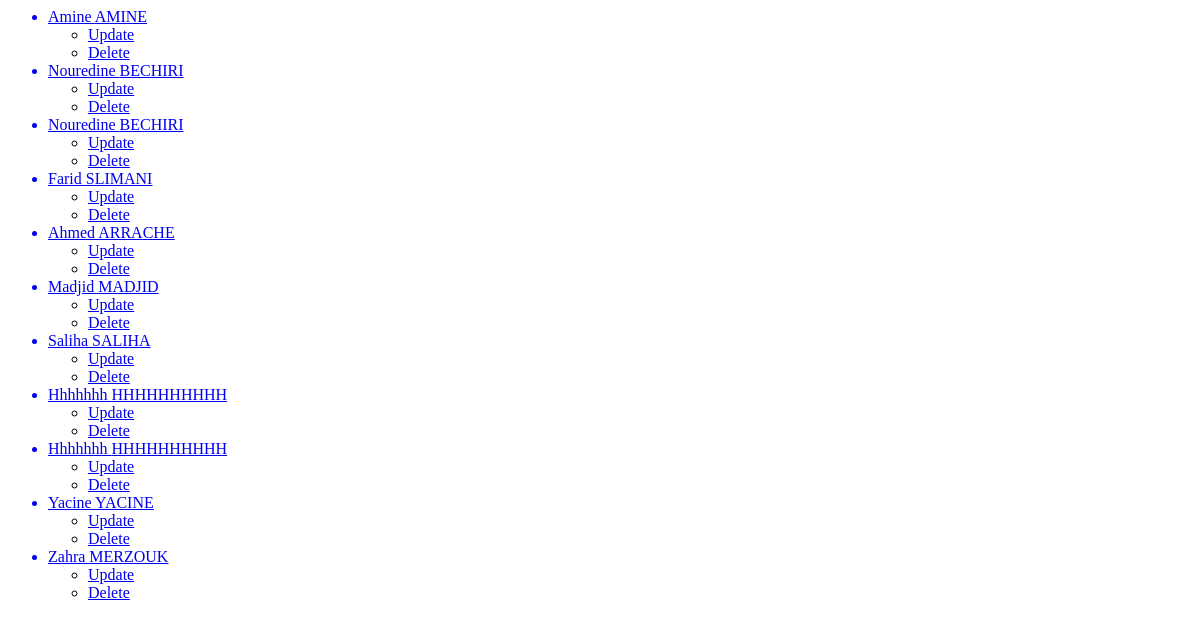
The app's page /accounts/list-user, older data.
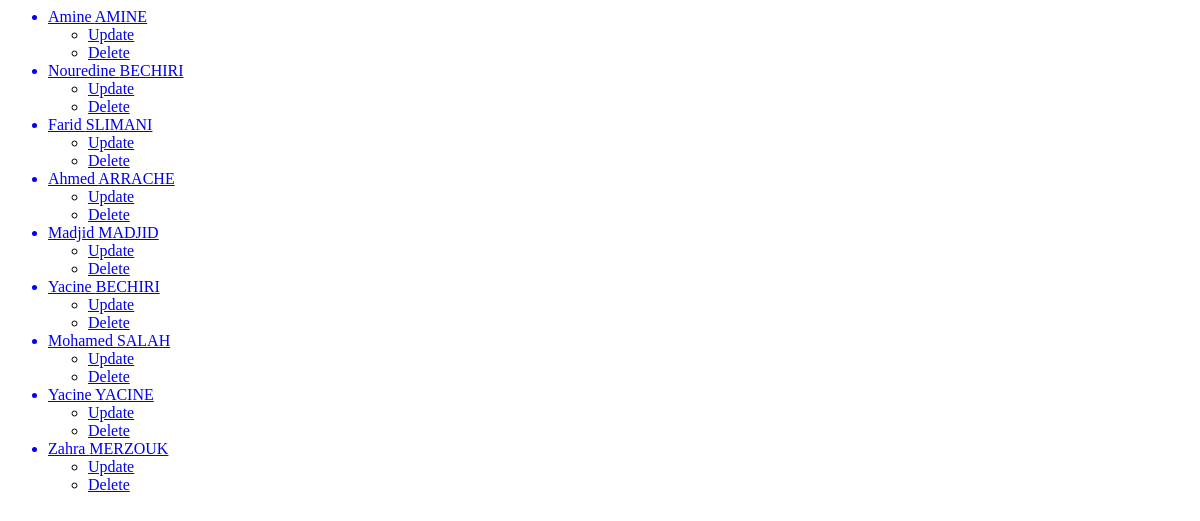
The same page, newer data.
### accounts/models.py (models this page shows)
class User(models.Model):
    first_name = models.CharField(max_length=50)
    last_name = models.CharField(max_length=50)
    age = models.IntegerField()

### accounts/views.py (the view)
# urls.py: path('list-user', views.ListUser.as_view(), name='list_user'),
class ListUser(ListView):
    model = models.User
    template_name = "accounts/list_user.html"
    context_object_name = 'users'

### templates/accounts/list_user.html
<ul>
    {% for user in users %}
        <a href="{% url 'detail_user' user.id  %}"><li>{{user.first_name|capfirst}} {{user.last_name|upper}}</li></a>
        <ul>
            <li><a href="{% url 'update_user' user.id%}">Update</a></li>
            <li><a href="{% url 'delete_user' user.id%}">Delete</a></li>
        </ul>
    {% endfor %}
</ul>

Row changes from the older to the newer data that the page shows:
removed User: first_name "Nouredine", last_name "BECHIRI"
removed User: first_name "Saliha", last_name "SALIHA"
removed User: first_name "Hhhhhhh", last_name "HHHHHHHHHH"
removed User: first_name "Hhhhhhh", last_name "HHHHHHHHHH"
added User: first_name "Yacine", last_name "BECHIRI"
added User: first_name "Mohamed", last_name "SALAH"
